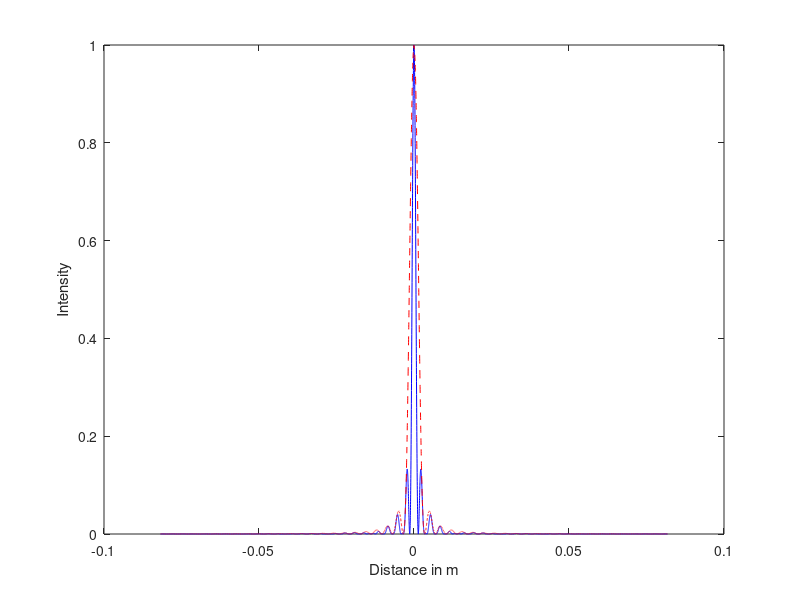

This figure's MATLAB source: (Note: this script raises an error after producing the figure.)
clear all; close all;
clc;
thetamax=pi/50;

   
%5
    %a=input('Enter slit width (in micro meter): ');
    a=200*1e-6;
    %d=input('Enter slit seperation (in mm): ');
    d=0.25*1e-3;
    %l=input('Enter wavelength (in nm): ');
    l=532*1e-9;
    s=1.3;%=input('Enter slit to screen distance (in m): ');
    theta=-thetamax:1e-5:thetamax;
    y=s*tan(theta);
    alpha=pi*a*sin(theta)/l;
    beta=pi*d*sin(theta)/l;
    x1=cos(beta).^2;            % Interference term
    x2=(sin(alpha)./alpha).^2;  % Diffraction term
    x=x1.*x2;  % Combined effect
    %subplot(2,1,1), 
    plot(y,x,'b',y,x2,'--r');
    %title('Double slit interference pattern');
    xlabel('Distance in m');
    ylabel('Intensity');
    hold all;
    %ch= input('Press 1 to continue and 0 to exit: ');
%if ch == 0
%    break;
% end


X=importdata('T14.csv');
%%subplot(2,1,2),
dist = X(:,1);
intensity = X(:,2);
[m,indx] = max(intensity);

shift = dist(indx)/1.03;

plot(dist-shift,intensity./max(intensity),'o');
xlim([-.02,.02]),


